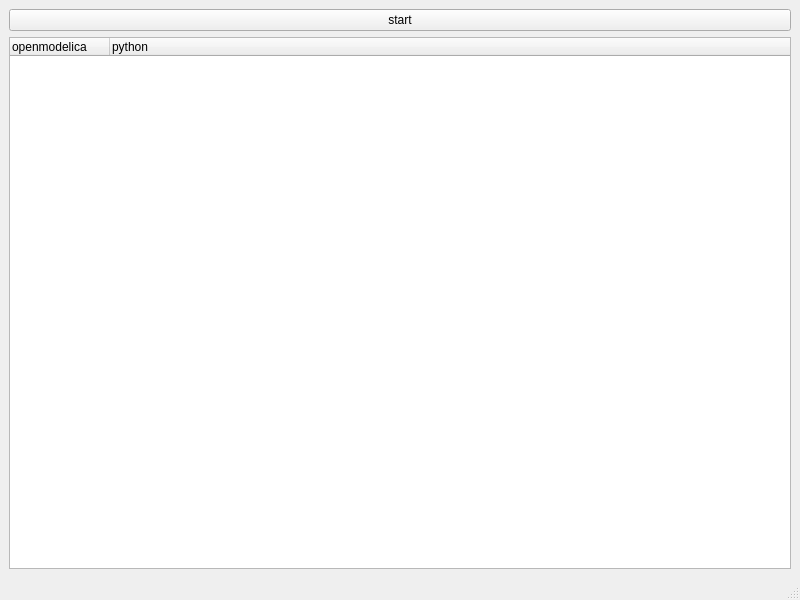
<?xml version="1.0" encoding="UTF-8"?>
<ui version="4.0">
 <class>MainWindow</class>
 <widget class="QMainWindow" name="MainWindow">
  <property name="geometry">
   <rect>
    <x>0</x>
    <y>0</y>
    <width>800</width>
    <height>600</height>
   </rect>
  </property>
  <property name="windowTitle">
   <string>MainWindow</string>
  </property>
  <widget class="QWidget" name="centralwidget">
   <layout class="QVBoxLayout" name="verticalLayout">
    <item>
     <widget class="QPushButton" name="startButton">
      <property name="text">
       <string>start</string>
      </property>
     </widget>
    </item>
    <item>
     <widget class="QTreeWidget" name="treeWidget">
      <column>
       <property name="text">
        <string>openmodelica</string>
       </property>
      </column>
      <column>
       <property name="text">
        <string>python</string>
       </property>
      </column>
     </widget>
    </item>
   </layout>
  </widget>
  <widget class="QMenuBar" name="menubar">
   <property name="geometry">
    <rect>
     <x>0</x>
     <y>0</y>
     <width>800</width>
     <height>19</height>
    </rect>
   </property>
  </widget>
  <widget class="QStatusBar" name="statusbar"/>
 </widget>
 <resources/>
 <connections/>
</ui>
